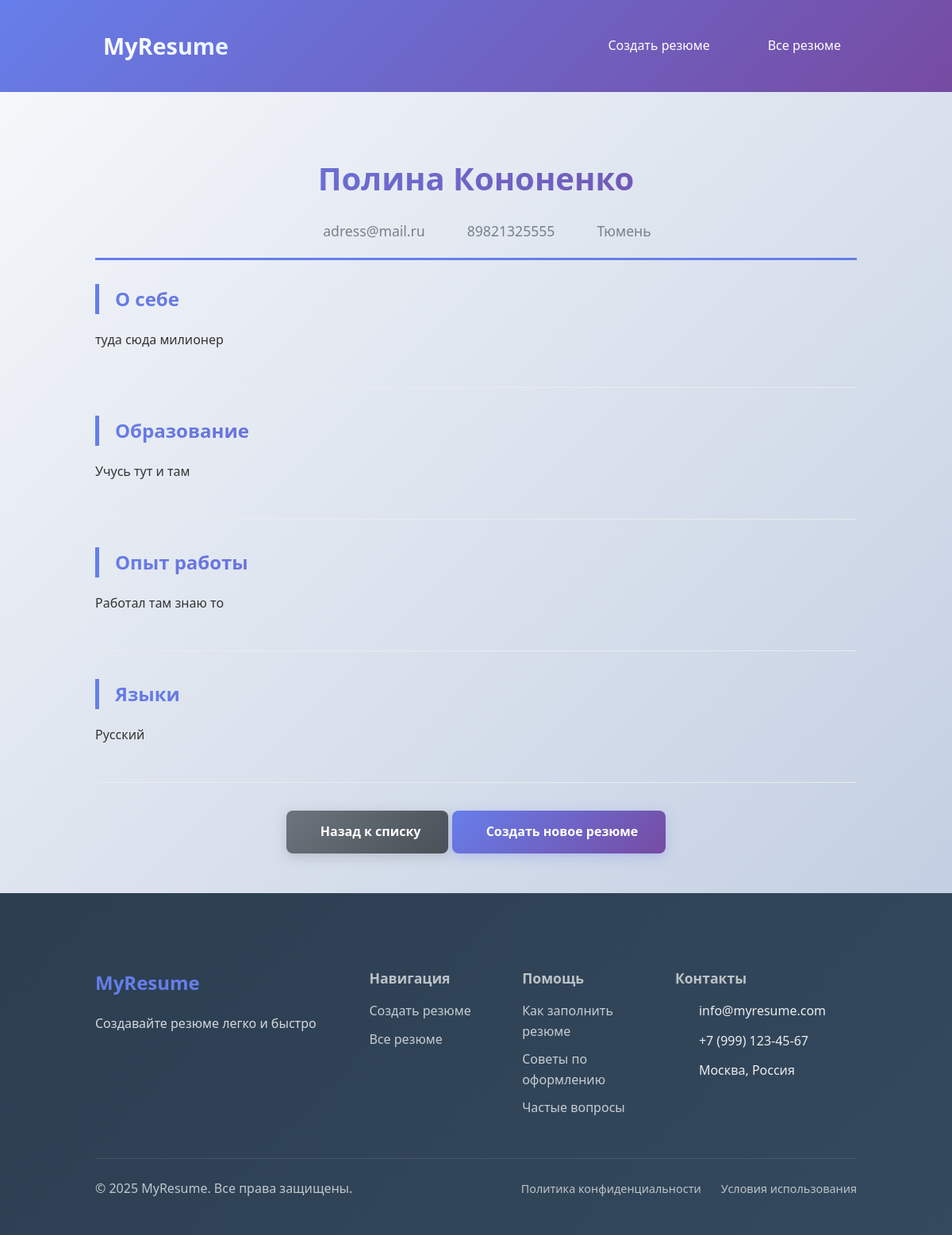
Screenshot of /resume/4/ with the database file from the repository.
### resume/models.py (models this page shows, shortened)
class Resume(models.Model):
    full_name = models.CharField(
        max_length=100,
        verbose_name="ФИО",
        help_text="Введите фамилию, имя и отчество через пробел"
    )
    email = models.EmailField(
        verbose_name="Email",
        help_text="Введите корректный email адрес"
    )
    phone = models.CharField(
        max_length=20,
        verbose_name="Телефон",
        help_text="Введите номер телефона (11 цифр, начинается с 7 или 8)"
    )
    address = models.TextField(verbose_name="Адрес")
    summary = models.TextField(
        verbose_name="О себе",
        help_text="Расскажите о себе"
    )
    education = models.TextField(
        verbose_name="Образование",
        help_text="Учебное заведение"
    )
    experience = models.TextField(
        verbose_name="Опыт работы",
        help_text="Места работы"
    )
    languages = models.TextField(
        verbose_name="Языки",
        blank=True,
        help_text="Какой язык знаете"
    )
    created_at = models.DateTimeField(auto_now_add=True)
    updated_at = models.DateTimeField(auto_now=True)
    class Meta:
        verbose_name = "Резюме"
        verbose_name_plural = "Резюме"

### resume/views.py (the view)
# urls.py: path('resume/<int:pk>/', views.resume_detail, name='resume_detail'),
def resume_detail(request, pk):
    resume = get_object_or_404(Resume, pk=pk)
    return render(request, 'resume/resume_detail.html', {'resume': resume})

### my_project/templates/resume/resume_detail.html (shortened to what this page needs)
{% extends 'resume/base.html' %}
{% block content %}
<div class="resume-header">
    <div class="text-center mb-5">
        <h1 class="resume-title">{{ resume.full_name }}</h1>
        <div class="contact-info">
            <p> {{ resume.email }}</p>
            <p> {{ resume.phone }}</p>
            <p> {{ resume.address }}</p>
        </div>
    </div>
</div>
<div class="resume-section">
    <h3>О себе</h3>
    <p>{{ resume.summary|linebreaks }}</p>
</div>
<div class="resume-section">
    <h3>Образование</h3>
    <p>{{ resume.education|linebreaks }}</p>
</div>
<div class="resume-section">
    <h3>Опыт работы</h3>
    <p>{{ resume.experience|linebreaks }}</p>
</div>
{% if resume.languages %}
<div class="resume-section">
    <h3>Языки</h3>
    <p>{{ resume.languages|linebreaks }}</p>
</div>
{% endif %}
<div class="text-center mt-4">
    <a href="{% url 'resume_list' %}" class="btn btn-secondary">
         Назад к списку
    </a>
    <a href="{% url 'resume_form' %}" class="btn">
         Создать новое резюме
    </a>
</div>
{% endblock %}

### my_project/static/resume/css/style.css (style rules this page uses)
body { font-family: 'Segoe UI', Tahoma, Geneva, Verdana, sans-serif; line-height: 1.6; margin: 0; padding: 0; background-color: #f8f9fa; color: #333; }
.contact-info { display: flex; flex-direction: column; gap: 12px; }
.contact-info p { display: flex; align-items: center; gap: 10px; margin: 0; opacity: 0.9; }
.btn { background: linear-gradient(135deg, #667eea 0%, #764ba2 100%); color: white; padding: 14px 35px; border: none; border-radius: 8px; cursor: pointer; font-size: 16px; font-weight: 600; text-decoration: none; display: inline-flex; align-items: center; justify-content: center; gap: 8px; box-shadow: 0 4px 15px rgba(102, 126, 234, 0.3); font-family: inherit; }
.btn-secondary { background: linear-gradient(135deg, #6c757d 0%, #495057 100%); box-shadow: 0 4px 15px rgba(108, 117, 125, 0.3); }
.resume-section { margin-bottom: 35px; padding-bottom: 30px; border-bottom: 1px solid #e9ecef; }
.resume-section h3 { color: #2c3e50; margin-bottom: 20px; font-size: 1.5em; border-left: 5px solid #667eea; padding-left: 20px; background: linear-gradient(135deg, #667eea 0%, #764ba2 100%); -webkit-background-clip: text; -webkit-text-fill-color: transparent; background-clip: text; }
.resume-header { text-align: center; margin-bottom: 30px; padding-bottom: 20px; border-bottom: 3px solid #667eea; }
.resume-title { font-size: 2.5em; color: #2c3e50; margin-bottom: 10px; background: linear-gradient(135deg, #667eea 0%, #764ba2 100%); -webkit-background-clip: text; -webkit-text-fill-color: transparent; background-clip: text; }
.resume-header .contact-info { display: flex; flex-direction: row; justify-content: center; gap: 25px; margin-top: 20px; }
.resume-header .contact-info p { display: flex; align-items: center; gap: 8px; margin: 0; color: #6c757d; font-size: 1.1em; }
.text-center { text-align: center; }
.mt-4 { margin-top: 2rem; }

### rows the page displays
Resume: full_name "Полина Кононенко", email "adress@mail.ru", phone "89821325555", address "Тюмень", summary "туда сюда милионер", education "Учусь тут и там", experience "Работал там знаю то", languages "Русский"
